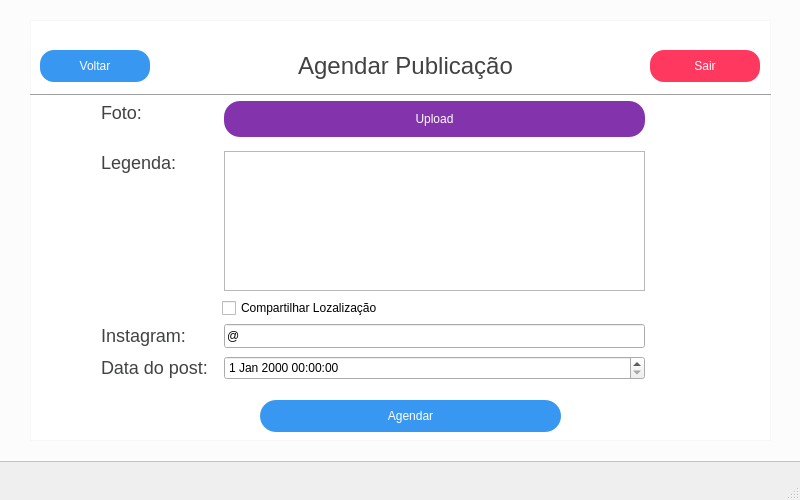
<?xml version="1.0" encoding="UTF-8"?>
<ui version="4.0">
 <class>MainWindow</class>
 <widget class="QMainWindow" name="MainWindow">
  <property name="geometry">
   <rect>
    <x>0</x>
    <y>0</y>
    <width>800</width>
    <height>500</height>
   </rect>
  </property>
  <property name="windowTitle">
   <string>MainWindow</string>
  </property>
  <widget class="QWidget" name="centralwidget">
   <widget class="QColumnView" name="columnView">
    <property name="geometry">
     <rect>
      <x>-5</x>
      <y>-19</y>
      <width>811</width>
      <height>481</height>
     </rect>
    </property>
    <property name="styleSheet">
     <string notr="true">background-color: #fcfcfc;</string>
    </property>
   </widget>
   <widget class="QLabel" name="label">
    <property name="enabled">
     <bool>true</bool>
    </property>
    <property name="geometry">
     <rect>
      <x>270</x>
      <y>50</y>
      <width>271</width>
      <height>31</height>
     </rect>
    </property>
    <property name="styleSheet">
     <string notr="true">font-size: 24px;
color: #404244;
</string>
    </property>
    <property name="text">
     <string>Agendar Publicação</string>
    </property>
    <property name="alignment">
     <set>Qt::AlignCenter</set>
    </property>
   </widget>
   <widget class="QLabel" name="label_3">
    <property name="geometry">
     <rect>
      <x>101</x>
      <y>151</y>
      <width>76</width>
      <height>22</height>
     </rect>
    </property>
    <property name="styleSheet">
     <string notr="true">font-size: 18px;
color: #404244;</string>
    </property>
    <property name="text">
     <string>Legenda:</string>
    </property>
   </widget>
   <widget class="QPushButton" name="scheduler_button">
    <property name="geometry">
     <rect>
      <x>260</x>
      <y>400</y>
      <width>301</width>
      <height>32</height>
     </rect>
    </property>
    <property name="cursor">
     <cursorShape>PointingHandCursor</cursorShape>
    </property>
    <property name="styleSheet">
     <string notr="true">background-color: #3897f0;
color: white;
border-color: #3897f0;
border-radius: 16px;</string>
    </property>
    <property name="text">
     <string>Agendar</string>
    </property>
   </widget>
   <widget class="QColumnView" name="columnView_2">
    <property name="geometry">
     <rect>
      <x>30</x>
      <y>20</y>
      <width>741</width>
      <height>421</height>
     </rect>
    </property>
    <property name="styleSheet">
     <string notr="true">background-color: white;
border: 1px solid #f7f7f7;</string>
    </property>
   </widget>
   <widget class="QWidget" name="layoutWidget">
    <property name="geometry">
     <rect>
      <x>80</x>
      <y>140</y>
      <width>278</width>
      <height>58</height>
     </rect>
    </property>
    <layout class="QHBoxLayout" name="horizontalLayout">
     <item>
      <widget class="QLabel" name="label_2">
       <property name="styleSheet">
        <string notr="true">font-size: 18px;
color: #404244;</string>
       </property>
       <property name="text">
        <string>Foto:</string>
       </property>
      </widget>
     </item>
     <item>
      <widget class="QPushButton" name="pushButton_2">
       <property name="styleSheet">
        <string notr="true">background-color: #5c4aca;
color: white;
border-color: #5c4aca;
border-radius: 16px;
padding: 10px;
width: 200px;</string>
       </property>
       <property name="text">
        <string>Upload</string>
       </property>
      </widget>
     </item>
    </layout>
   </widget>
   <widget class="QLabel" name="label_4">
    <property name="geometry">
     <rect>
      <x>101</x>
      <y>101</y>
      <width>42</width>
      <height>22</height>
     </rect>
    </property>
    <property name="styleSheet">
     <string notr="true">font-size: 18px;
color: #404244;</string>
    </property>
    <property name="text">
     <string>Foto:</string>
    </property>
   </widget>
   <widget class="QPushButton" name="button_upload">
    <property name="geometry">
     <rect>
      <x>224</x>
      <y>101</y>
      <width>421</width>
      <height>36</height>
     </rect>
    </property>
    <property name="styleSheet">
     <string notr="true">background-color:#8334ac ;
color: white;
border-color: #8334ac;
border-radius: 16px;
padding: 10px;</string>
    </property>
    <property name="text">
     <string>Upload</string>
    </property>
   </widget>
   <widget class="QTextEdit" name="subtitle_field">
    <property name="geometry">
     <rect>
      <x>224</x>
      <y>151</y>
      <width>421</width>
      <height>140</height>
     </rect>
    </property>
   </widget>
   <widget class="QCheckBox" name="location_checkBox">
    <property name="geometry">
     <rect>
      <x>222</x>
      <y>298</y>
      <width>179</width>
      <height>20</height>
     </rect>
    </property>
    <property name="text">
     <string>Compartilhar Lozalização</string>
    </property>
   </widget>
   <widget class="QLabel" name="label_5">
    <property name="geometry">
     <rect>
      <x>101</x>
      <y>324</y>
      <width>86</width>
      <height>22</height>
     </rect>
    </property>
    <property name="styleSheet">
     <string notr="true">font-size: 18px;
color: #404244;</string>
    </property>
    <property name="text">
     <string>Instagram:</string>
    </property>
    <property name="wordWrap">
     <bool>true</bool>
    </property>
   </widget>
   <widget class="QLineEdit" name="instagram_field">
    <property name="geometry">
     <rect>
      <x>224</x>
      <y>324</y>
      <width>421</width>
      <height>24</height>
     </rect>
    </property>
    <property name="text">
     <string>@</string>
    </property>
   </widget>
   <widget class="QLabel" name="label_6">
    <property name="geometry">
     <rect>
      <x>101</x>
      <y>356</y>
      <width>109</width>
      <height>22</height>
     </rect>
    </property>
    <property name="styleSheet">
     <string notr="true">font-size: 18px;
color: #404244;</string>
    </property>
    <property name="text">
     <string>Data do post:</string>
    </property>
    <property name="wordWrap">
     <bool>true</bool>
    </property>
   </widget>
   <widget class="QDateTimeEdit" name="date_scheduler_field">
    <property name="geometry">
     <rect>
      <x>224</x>
      <y>356</y>
      <width>421</width>
      <height>24</height>
     </rect>
    </property>
   </widget>
   <widget class="Line" name="line">
    <property name="geometry">
     <rect>
      <x>30</x>
      <y>80</y>
      <width>741</width>
      <height>31</height>
     </rect>
    </property>
    <property name="orientation">
     <enum>Qt::Horizontal</enum>
    </property>
   </widget>
   <widget class="QPushButton" name="home_button">
    <property name="geometry">
     <rect>
      <x>40</x>
      <y>50</y>
      <width>110</width>
      <height>32</height>
     </rect>
    </property>
    <property name="cursor">
     <cursorShape>PointingHandCursor</cursorShape>
    </property>
    <property name="styleSheet">
     <string notr="true">background-color: #3897f0;
color: white;
border-color: #3897f0;
border-radius: 14px;</string>
    </property>
    <property name="text">
     <string>Voltar</string>
    </property>
   </widget>
   <widget class="QPushButton" name="logout_button">
    <property name="geometry">
     <rect>
      <x>650</x>
      <y>50</y>
      <width>110</width>
      <height>32</height>
     </rect>
    </property>
    <property name="cursor">
     <cursorShape>PointingHandCursor</cursorShape>
    </property>
    <property name="styleSheet">
     <string notr="true">background-color: #ff3860;
color: white;
border-color: #ff3860;
border-radius: 14px;</string>
    </property>
    <property name="text">
     <string>Sair</string>
    </property>
   </widget>
   <zorder>layoutWidget</zorder>
   <zorder>columnView</zorder>
   <zorder>columnView_2</zorder>
   <zorder>label</zorder>
   <zorder>label_3</zorder>
   <zorder>scheduler_button</zorder>
   <zorder>label_4</zorder>
   <zorder>button_upload</zorder>
   <zorder>subtitle_field</zorder>
   <zorder>location_checkBox</zorder>
   <zorder>label_5</zorder>
   <zorder>instagram_field</zorder>
   <zorder>label_6</zorder>
   <zorder>date_scheduler_field</zorder>
   <zorder>line</zorder>
   <zorder>home_button</zorder>
   <zorder>logout_button</zorder>
  </widget>
  <widget class="QMenuBar" name="menubar">
   <property name="geometry">
    <rect>
     <x>0</x>
     <y>0</y>
     <width>800</width>
     <height>22</height>
    </rect>
   </property>
  </widget>
  <widget class="QStatusBar" name="statusbar"/>
 </widget>
 <resources/>
 <connections/>
</ui>
